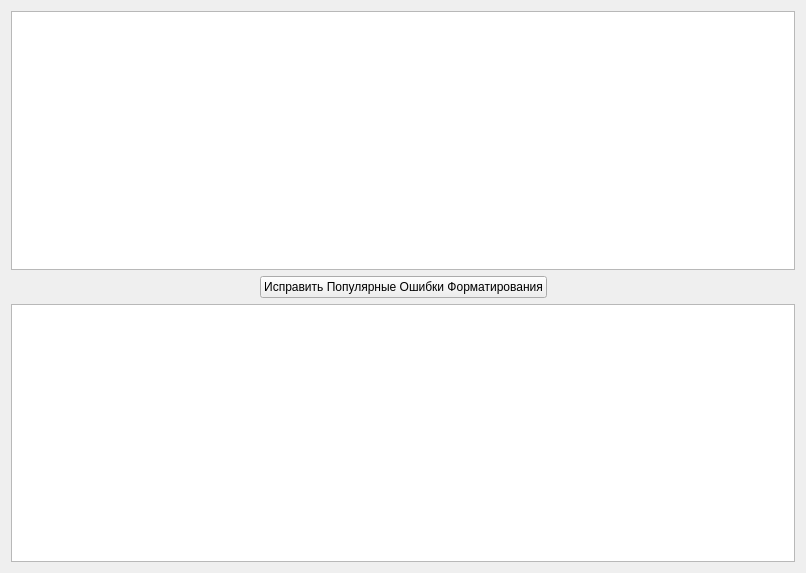
<?xml version="1.0" encoding="UTF-8"?>
<ui version="4.0">
 <class>PopularMistakesUI</class>
 <widget class="QWidget" name="PopularMistakesUI">
  <property name="geometry">
   <rect>
    <x>0</x>
    <y>0</y>
    <width>806</width>
    <height>573</height>
   </rect>
  </property>
  <property name="windowTitle">
   <string>Form</string>
  </property>
  <layout class="QGridLayout" name="gridLayout">
   <item row="0" column="0">
    <widget class="QTextEdit" name="inputText"/>
   </item>
   <item row="1" column="0">
    <layout class="QHBoxLayout" name="horizontalLayout">
     <item>
      <spacer name="horizontalSpacer">
       <property name="orientation">
        <enum>Qt::Horizontal</enum>
       </property>
       <property name="sizeHint" stdset="0">
        <size>
         <width>40</width>
         <height>20</height>
        </size>
       </property>
      </spacer>
     </item>
     <item>
      <widget class="QPushButton" name="MistakesCorrectionButton">
       <property name="text">
        <string>Исправить Популярные Ошибки Форматирования</string>
       </property>
      </widget>
     </item>
     <item>
      <spacer name="horizontalSpacer_2">
       <property name="orientation">
        <enum>Qt::Horizontal</enum>
       </property>
       <property name="sizeHint" stdset="0">
        <size>
         <width>40</width>
         <height>20</height>
        </size>
       </property>
      </spacer>
     </item>
    </layout>
   </item>
   <item row="2" column="0">
    <widget class="QTextBrowser" name="outputText"/>
   </item>
  </layout>
 </widget>
 <resources/>
 <connections/>
</ui>
